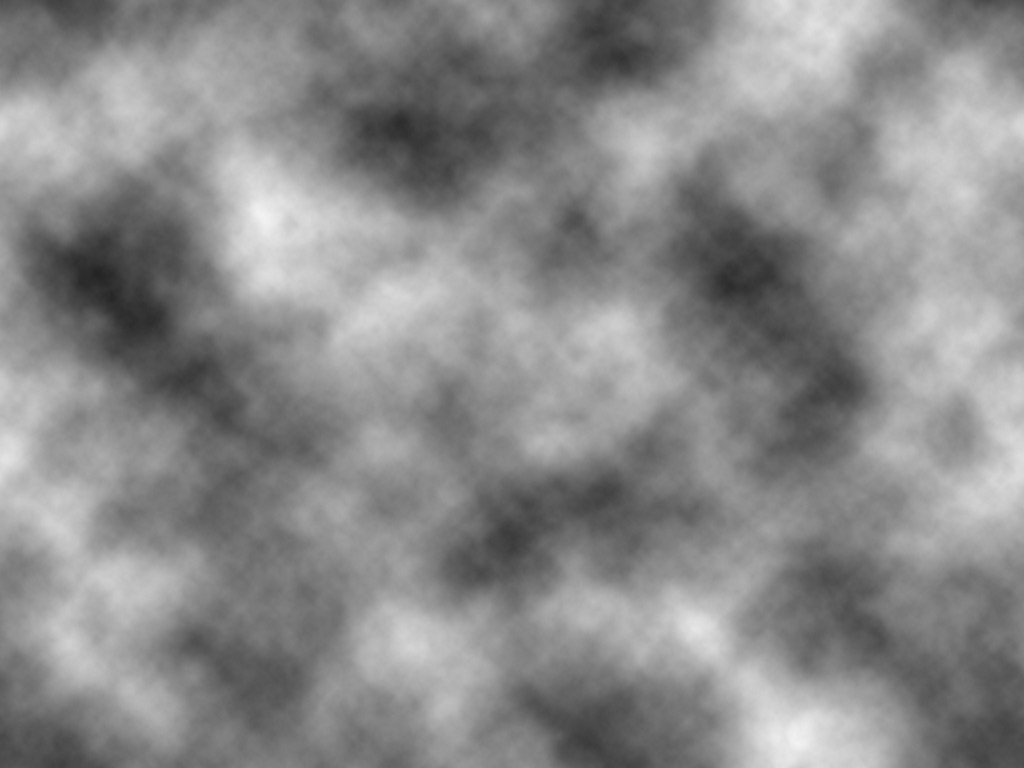
#> input picture clouds.jpg, 1024 x 768 px
$ python abstractify.py clouds.jpg
#> lines starting #> are read from the running program, lines starting #| are printed output that depends on the picture
import numpy as np
import sys
import cv2

def initialize(image):
#> called with image = 'clouds.jpg'
	img = cv2.imread(image)
#> img is the input picture: shape (768, 1024, 3); min 35, max 243, mean 137.9
	grayed = cv2.cvtColor(img, cv2.COLOR_BGR2GRAY)
	blurred = cv2.GaussianBlur(grayed, (51,51), 0)
	return blurred


def posterize(image, level):
#> called with level = 6
	indices = np.arange(0,256)
	divider = np.linspace(0,255,level+1)[1]
	quantiz = np.int0(np.linspace(0,255,level))
	color_levels = np.clip(np.int0(indices/divider),0,level-1)
	palette = quantiz[color_levels]
	img2 = palette[image]
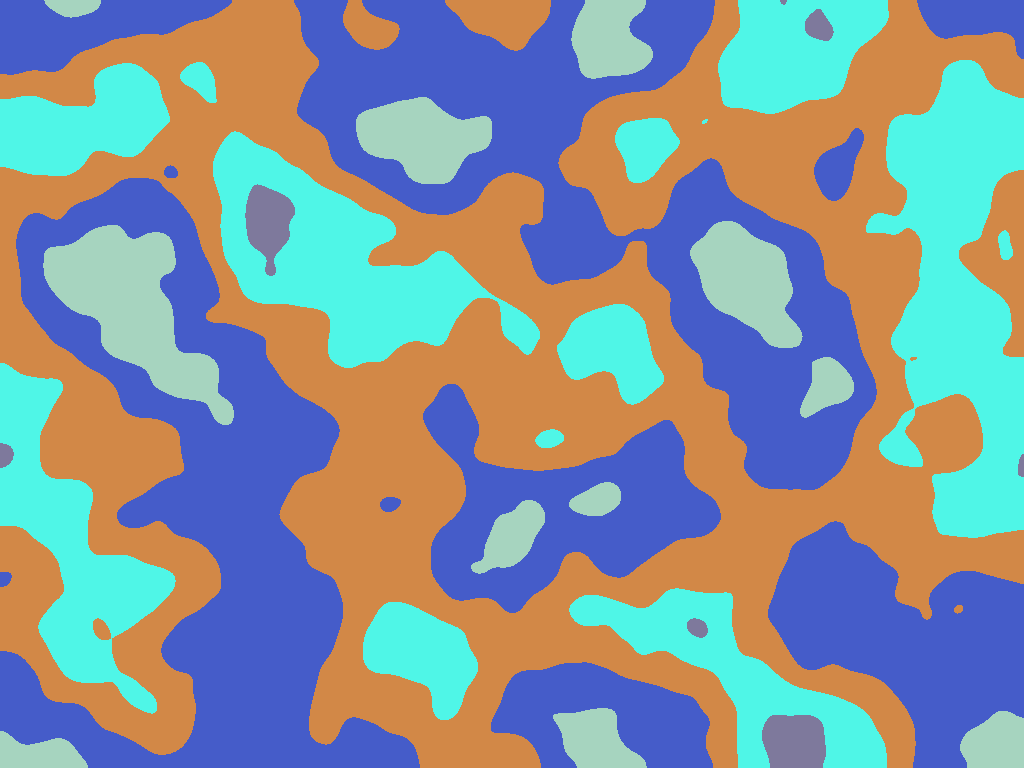
#> img2: shape (768, 1024) int64; 5 distinct labels, from 51 to 255; one colour per label, 0 black
	img2 = cv2.convertScaleAbs(img2)
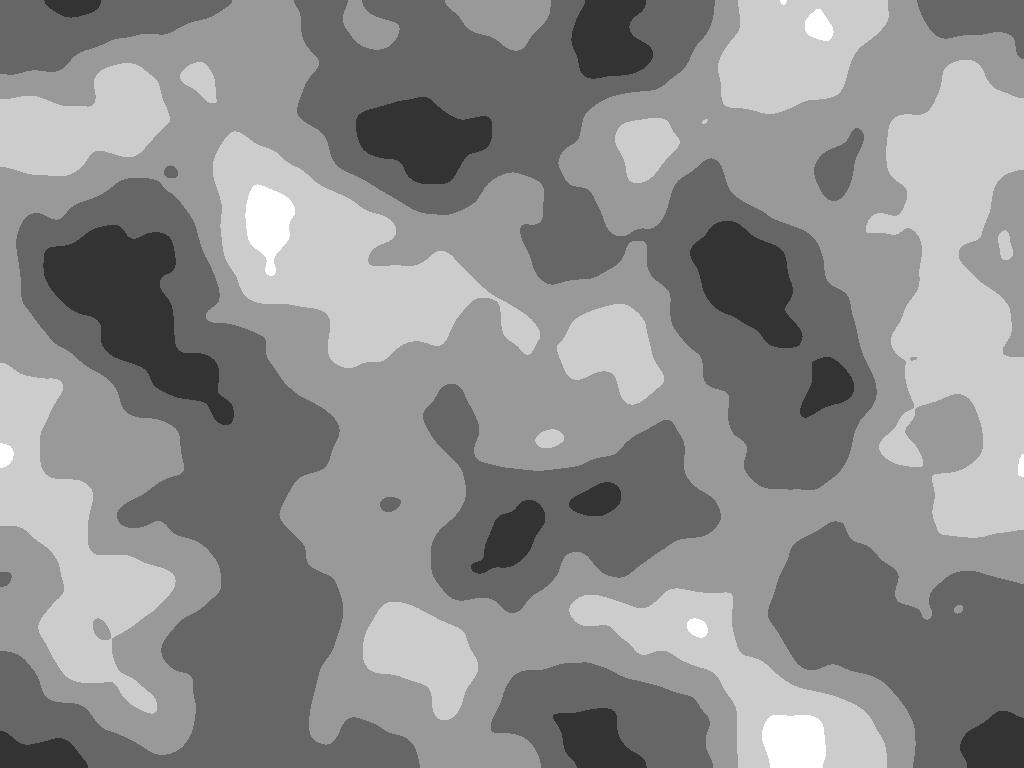
#> img2: shape (768, 1024); min 51, max 255, mean 140.2
	return img2

if __name__  == '__main__' :
	initial = initialize(sys.argv[1])
	poster = posterize(initial,6)
	colorized = cv2.applyColorMap(poster, cv2.COLORMAP_RAINBOW)
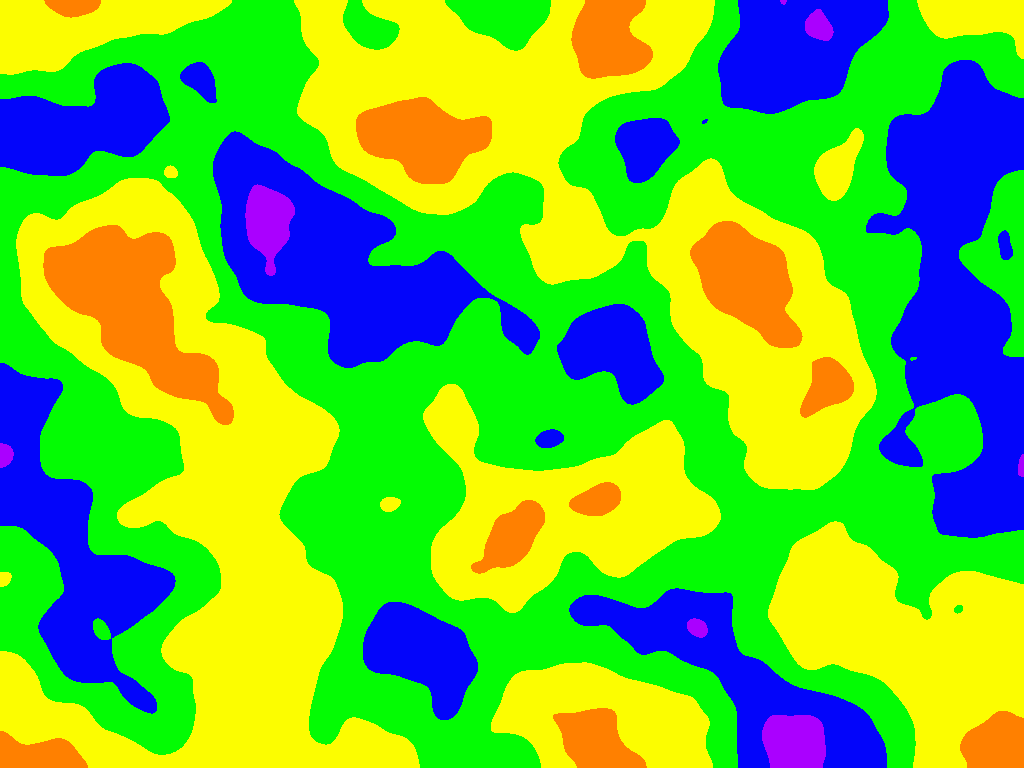
#> colorized: shape (768, 1024, 3); mean B, G, R 53.4, 192.4, 104.6
	cv2.imwrite("current_output.png", colorized)

"""
0	COLORMAP_AUTUMN
1	COLORMAP_BONE
2	COLORMAP_JET
3	COLORMAP_WINTER
4	COLORMAP_RAINBOW
5	COLORMAP_OCEAN
6	COLORMAP_SUMMER
7	COLORMAP_SPRING
8	COLORMAP_COOL
9	COLORMAP_HSV
10	COLORMAP_PINK
11	COLORMAP_HOT
"""
